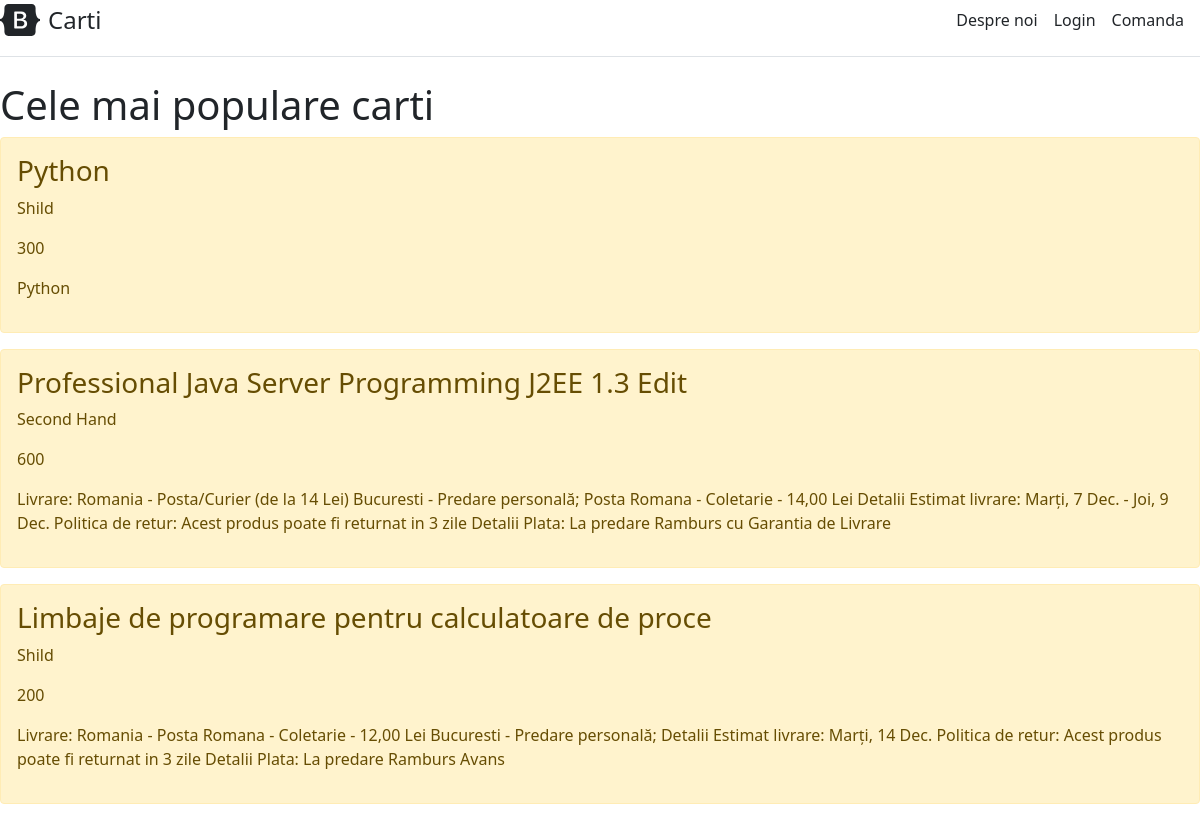
The page / on the database its author committed.
### main/models.py (models this page shows, shortened)
class Book(models.Model):
     title=models.CharField("Denumire",max_length=50)
     autor=models.CharField("Autor",max_length=20)
     description=models.TextField("Descriere")
     price=models.IntegerField("Pret")

### main/views.py (the view)
# urls.py: path('',views.index),
def index(request):
    book=Book.objects.all()
    return render(request,'index.html', {'title': 'Basik page' , 'books': book})

### main/templates/index.html (shortened to what this page needs)
<!doctype html>
<html lang="ru">
<head>
    <link rel="stylesheet"href="https://cdn.jsdelivr.net/npm/bootstrap@5.1.3/dist/css/bootstrap.min.css">
</head>
<body>
<div class="d-flex flex-column flex-md-row align-items-center pb-3 mb-4 border-bottom">
      <a href="/" class="d-flex align-items-center text-dark text-decoration-none">
        <span class="fs-4">Carti</span>
      </a>
    <br>
      <nav class="d-inline-flex mt-2 mt-md-0 ms-md-auto">
        <a class="me-3 py-2 text-dark text-decoration-none" href="/about">Despre noi</a>
        <a class="me-3 py-2 text-dark text-decoration-none" href="/login">Login</a>
        <a class="me-3 py-2 text-dark text-decoration-none" href="/comanda">Comanda</a>
      </nav>
    </div>
<h1>Cele mai populare carti</h1>
{% for el in books %}
<div class="alert alert-warning mt-2">
	    <h3>{{el.title}}</h3>
	    <p>{{el.autor}}</p>
    <p>{{el.price}}</p>
    <p>{{el.description}}</p>
</div>
	{% endfor %}
</body>
</html>

### rows shown on the page
Book: title "Python", autor "Shild", price "300", description "Python"
Book: title "Professional Java Server Programming J2EE 1.3 Edit", autor "Second Hand", price "600", description "Livrare: Romania - Posta/Curier (de la 14 Lei) Bucuresti - Predare personală; Posta Romana - Coletarie - 14,00 Lei Detalii Estimat livrare: Marți, 7 Dec. - Joi, 9 Dec. Politica de retur: Acest produs poate fi returnat in 3 zile Detalii Plata: La predare Ramburs cu Garantia de Livrare"
Book: title "Limbaje de programare pentru calculatoare de proce", autor "Shild", price "200", description "Livrare: Romania - Posta Romana - Coletarie - 12,00 Lei Bucuresti - Predare personală; Detalii Estimat livrare: Marți, 14 Dec. Politica de retur: Acest produs poate fi returnat in 3 zile Detalii Plata: La predare Ramburs Avans"
